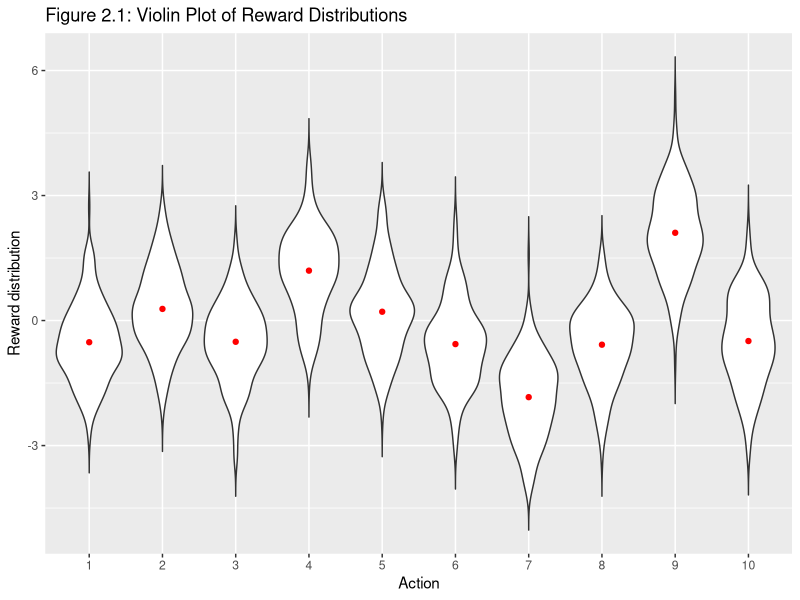
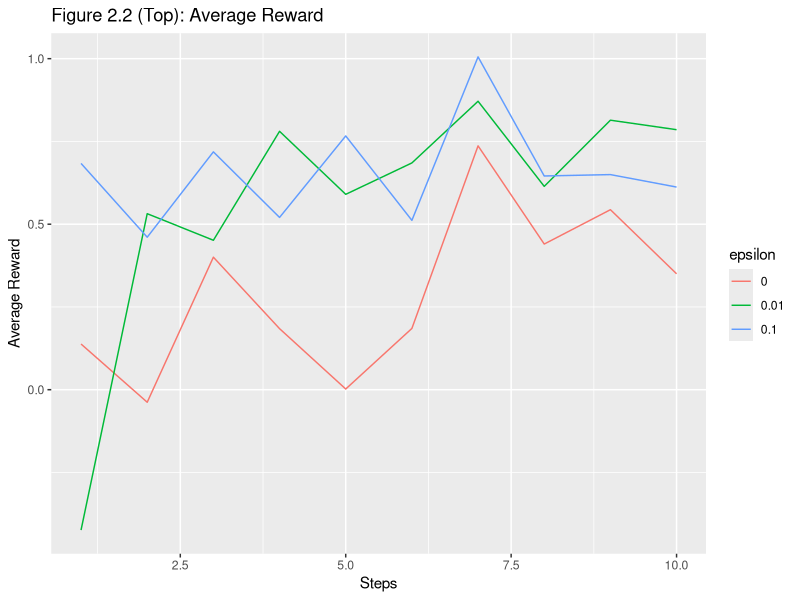
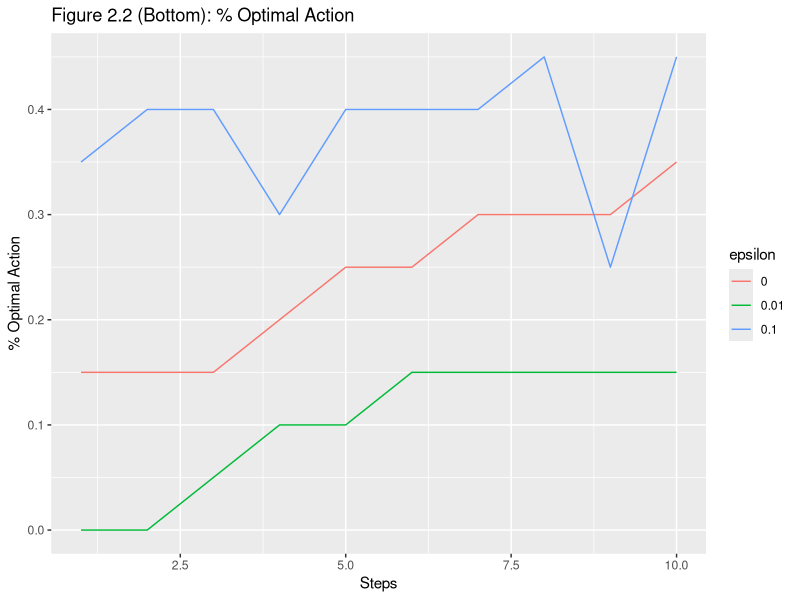

These charts were generated, in order, by the following R code: (Note: this script raises an error after producing the figures.)
library(R6)
library(ggplot2)


# BaseBandit class ----
BaseBandit <- R6Class("BaseBandit",
  public = list(
    k_arm = NULL,
    eps = NULL,
    initial_q = NULL,
    true_q_mean = NULL,
    possible_actions = NULL,
    q_true = NULL,
    q_estimate = NULL,
    action_count = NULL,
    optimal_action_freq = NULL,
    
    initialize = function(k_arm = 10, eps = 0, initial_q = 0, true_q_mean = 0) {
      self$k_arm <- k_arm
      self$eps <- eps
      self$initial_q <- initial_q
      self$true_q_mean <- true_q_mean
      self$possible_actions <- 1:k_arm
      self$reset()
    },
    
    reset = function() {
      self$q_true <- rnorm(self$k_arm, mean = self$true_q_mean, sd = 1)
      self$q_estimate <- rep(self$initial_q, self$k_arm)
      self$action_count <- rep(0, self$k_arm)
      self$optimal_action_freq <- 0
    },
    
    act = function() {
      if (runif(1) < self$eps) {
        sample(self$possible_actions, 1)
      } else {
        which.max(self$q_estimate)
      }
    },
    
    reward = function(action) {
      rnorm(1, mean = self$q_true[action], sd = 1)
    },
    
    update_q = function(action, reward) {
      self$q_estimate[action] <- self$q_estimate[action] +
        1 / self$action_count[action] * (reward - self$q_estimate[action])
    },
    
    step = function() {
      action <- self$act()
      r <- self$reward(action)
      self$action_count[action] <- self$action_count[action] + 1
      self$update_q(action, r)
      if (action == which.max(self$q_true)) {
        self$optimal_action_freq <- self$optimal_action_freq +
          1 / sum(self$action_count) * (1 - self$optimal_action_freq)
      }
      list(action = action, reward = r)
    }
  )
)

# ExponentialAverageBandit class ----
ExponentialAverageBandit <- R6Class("ExponentialAverageBandit",
  inherit = BaseBandit,
  public = list(
    step_size = NULL,
    initialize = function(k_arm = 10, eps = 0, initial_q = 0, true_q_mean = 0, step_size = 0.1) {
      super$initialize(k_arm = k_arm, eps = eps, initial_q = initial_q, true_q_mean = true_q_mean)
      self$step_size <- step_size
    },
    update_q = function(action, reward) {
      self$q_estimate[action] <- self$q_estimate[action] + self$step_size * (reward - self$q_estimate[action])
    }
  )
)

# UCBBandit class ----
UCBBandit <- R6Class("UCBBandit",
  inherit = BaseBandit,
  public = list(
    c = NULL,
    initialize = function(k_arm = 10, eps = 0, initial_q = 0, true_q_mean = 0, c = 2) {
      super$initialize(k_arm = k_arm, eps = eps, initial_q = initial_q, true_q_mean = true_q_mean)
      self$c <- c
    },
    act = function() {
      if (runif(1) < self$eps) {
        sample(self$possible_actions, 1)
      } else {
        t <- sum(self$action_count) + 1
        # adding a small value to avoid division by zero
        q <- self$q_estimate + self$c * sqrt(log(t) / (self$action_count + 1e-6))
        which.max(q)
      }
    }
  )
)

# GradientBandit class ----
GradientBandit <- R6Class("GradientBandit",
  inherit = BaseBandit,
  public = list(
    baseline = NULL,
    step_size = NULL,
    average_reward = NULL,
    softmax = NULL,
    initialize = function(k_arm = 10, eps = 0, initial_q = 0, true_q_mean = 0,
                          baseline = TRUE, step_size = 0.1) {
      super$initialize(k_arm = k_arm, eps = eps, initial_q = initial_q, true_q_mean = true_q_mean)
      self$baseline <- baseline
      self$step_size <- step_size
      self$average_reward <- 0
    },
    act = function() {
      exp_est <- exp(self$q_estimate)
      self$softmax <- exp_est / sum(exp_est)
      sample(self$possible_actions, 1, prob = self$softmax)
    },
    update_q = function(action, reward) {
      self$average_reward <- self$average_reward +
        1 / sum(self$action_count) * (reward - self$average_reward)
      baseline_val <- if (self$baseline) self$average_reward else 0
      mask <- rep(0, self$k_arm)
      mask[action] <- 1
      self$q_estimate <- self$q_estimate + self$step_size * (reward - baseline_val) * (mask - self$softmax)
    }
  )
)

# Run bandits simulation ----
run_bandits <- function(bandits, n_runs, n_steps) {
  n_bandits <- length(bandits)
  rewards_array <- array(0, dim = c(n_bandits, n_runs, n_steps))
  optimal_action_freqs <- array(0, dim = c(n_bandits, n_runs, n_steps))
  
  for (b in seq_len(n_bandits)) {
    for (run in seq_len(n_runs)) {
      bandits[[b]]$reset()
      for (step in seq_len(n_steps)) {
        res <- bandits[[b]]$step()
        rewards_array[b, run, step] <- res$reward
        if (res$action == which.max(bandits[[b]]$q_true)) {
          optimal_action_freqs[b, run, step] <- 1
        }
      }
    }
  }
  
  avg_rewards <- apply(rewards_array, c(1, 3), mean)
  avg_optimal_action_freqs <- apply(optimal_action_freqs, c(1, 3), mean)
  
  list(avg_rewards = avg_rewards, avg_optimal_action_freqs = avg_optimal_action_freqs)
}

# Figure 2.1: Violin plot of reward distributions ----
fig_2_1 <- function() {
  set.seed(123)
  data_mat <- matrix(rnorm(200 * 10), ncol = 10)
  shifts <- rnorm(10)
  for (i in 1:10) {
    data_mat[, i] <- data_mat[, i] + shifts[i]
  }
  df <- data.frame(
    value = as.vector(data_mat),
    action = factor(rep(1:10, each = 200))
  )
  
  p <- ggplot(df, aes(x = action, y = value)) +
    geom_violin(trim = FALSE) +
    stat_summary(fun = mean, geom = "point", color = "red") +
    labs(x = "Action", y = "Reward distribution",
         title = "Figure 2.1: Violin Plot of Reward Distributions")
  
  print(p)
}

# Figure 2.2: Average performance of ε-greedy methods ----
fig_2_2 <- function(runs = 20, steps = 10, epsilons = c(0, 0.01, 0.1)) {
  bandits <- lapply(epsilons, function(eps) BaseBandit$new(eps = eps))
  res <- run_bandits(bandits, runs, steps)
  avg_rewards <- res$avg_rewards  # rows: bandits, columns: steps
  avg_optimal <- res$avg_optimal_action_freqs
  
  df_rewards <- data.frame(
    step = rep(1:steps, times = length(epsilons)),
    avg_reward = as.vector(t(avg_rewards)),
    epsilon = factor(rep(epsilons, each = steps))
  )
  
  p1 <- ggplot(df_rewards, aes(x = step, y = avg_reward, colour = epsilon)) +
    geom_line() +
    labs(title = "Figure 2.2 (Top): Average Reward", x = "Steps", y = "Average Reward")
  
  df_optimal <- data.frame(
    step = rep(1:steps, times = length(epsilons)),
    optimal = as.vector(t(avg_optimal)),
    epsilon = factor(rep(epsilons, each = steps))
  )
  
  p2 <- ggplot(df_optimal, aes(x = step, y = optimal, colour = epsilon)) +
    geom_line() +
    labs(title = "Figure 2.2 (Bottom): % Optimal Action", x = "Steps", y = "% Optimal Action")
  
  print(p1)
  print(p2)
}

# Run the figures (they will be printed, not saved)
fig_2_1()
fig_2_2()


# EXPERIMENT START PARALLEL ----
library(parallel)

# Updated run_bandits with parallel execution over runs ----
run_bandits <- function(bandits, n_runs, n_steps) {
  n_bandits <- length(bandits)
  rewards_array <- array(0, dim = c(n_bandits, n_runs, n_steps))
  optimal_action_freqs <- array(0, dim = c(n_bandits, n_runs, n_steps))
  
  # Determine the number of cores to use
  n_cores <- detectCores() - 1
  
  for (b in seq_len(n_bandits)) {
    # Parallel loop over runs for bandit b
    run_results <- mclapply(seq_len(n_runs), function(run) {
      bandits[[b]]$reset()
      rewards_run <- numeric(n_steps)
      optimal_run <- numeric(n_steps)
      for (step in seq_len(n_steps)) {
        res <- bandits[[b]]$step()
        rewards_run[step] <- res$reward
        if (res$action == which.max(bandits[[b]]$q_true)) {
          optimal_run[step] <- 1
        }
      }
      list(rewards = rewards_run, optimal = optimal_run)
    }, mc.cores = n_cores)
    
    # Collect the results from the parallel loop
    for (run in seq_len(n_runs)) {
      rewards_array[b, run, ] <- run_results[[run]]$rewards
      optimal_action_freqs[b, run, ] <- run_results[[run]]$optimal
    }
  }
  
  avg_rewards <- apply(rewards_array, c(1, 3), mean)
  avg_optimal_action_freqs <- apply(optimal_action_freqs, c(1, 3), mean)
  
  list(avg_rewards = avg_rewards, avg_optimal_action_freqs = avg_optimal_action_freqs)
}

# Figure 2.2: Average performance of ε-greedy methods using ggplot ----
fig_2_2 <- function(runs = 200,
                    steps = 100,
                    epsilons = c(0, 0.01, 0.1)) {
  bandits <- lapply(epsilons, function(eps) BaseBandit$new(eps = eps))
  res <- run_bandits(bandits, runs, steps)
  avg_rewards <- res$avg_rewards  # rows: bandits, columns: steps
  avg_optimal <- res$avg_optimal_action_freqs
  
  df_rewards <- data.frame(
    step = rep(1:steps, times = length(epsilons)),
    avg_reward = as.vector(t(avg_rewards)),
    epsilon = factor(rep(epsilons, each = steps))
  )
  
  p1 <- ggplot(df_rewards, aes(x = step, y = avg_reward, colour = epsilon)) +
    geom_line() +
    labs(title = "Figure 2.2 (Top): Average Reward", x = "Steps", y = "Average Reward")
  
  df_optimal <- data.frame(
    step = rep(1:steps, times = length(epsilons)),
    optimal = as.vector(t(avg_optimal)),
    epsilon = factor(rep(epsilons, each = steps))
  )
  
  p2 <- ggplot(df_optimal, aes(x = step, y = optimal, colour = epsilon)) +
    geom_line() +
    labs(title = "Figure 2.2 (Bottom): % Optimal Action", x = "Steps", y = "% Optimal Action")
  
  print(p1)
  print(p2)
}

# Run the figure
fig_2_2()

# EXPERIMENT END PARALLEL ----

# Figure 2.3: The effect of optimistic initial action-value estimates ----
# on the 10-armed testbed using exponential average bandits.
# Both methods use a constant step-size parameter, step_size = 0.1.
fig_2_3 <- function(runs = 20, steps = 10, epsilons = c(0, 0.1), initial_qs = c(5, 0)) {
  bandits <- list()
  for (i in seq_along(epsilons)) {
    bandits[[i]] <- ExponentialAverageBandit$new(eps = epsilons[i],
                                                 initial_q = initial_qs[i],
                                                 step_size = 0.1)
  }
  res <- run_bandits(bandits, runs, steps)
  avg_optimal <- res$avg_optimal_action_freqs  # matrix: rows=bandits, columns=steps
  
  # Create a dataframe for plotting
  df <- data.frame(
    step = rep(1:steps, times = length(epsilons)),
    optimal = as.vector(t(avg_optimal)),
    label = factor(rep(paste0("Q1 = ", initial_qs, ", eps = ", epsilons),
                       each = steps))
  )
  
  p <- ggplot(df, aes(x = step, y = optimal, colour = label)) +
    geom_line() +
    labs(title = "Figure 2.3: Optimistic Initial Action-Value Estimates",
         x = "Steps", y = "% Optimal Action")
  
  print(p)
}

fig_2_3()

# Figure 2.4: Average performance of UCB action selection vs. ε-greedy. ----
fig_2_4 <- function(runs = 20, steps = 10) {
  bandits <- list(
    UCBBandit$new(eps = 0, c = 2),
    BaseBandit$new(eps = 0.1)
  )
  res <- run_bandits(bandits, runs, steps)
  avg_optimal <- res$avg_optimal_action_freqs
  
  # Create labels for the two methods
  labels <- c(paste("UCB c =", bandits[[1]]$c),
              paste("ε-greedy ε =", bandits[[2]]$eps))
  
  df <- data.frame(
    step = rep(1:steps, times = 2),
    optimal = as.vector(t(avg_optimal)),
    label = factor(rep(labels, each = steps))
  )
  
  p <- ggplot(df, aes(x = step, y = optimal, colour = label)) +
    geom_line() +
    labs(title = "Figure 2.4: UCB vs. ε-greedy Performance",
         x = "Steps", y = "% Optimal Action")
  
  print(p)
}

fig_2_4()

# Figure 2.5: Average performance of the gradient bandit algorithm with and without a reward baseline. -----
fig_2_5 <- function(runs = 200, steps = 100) {
  bandits <- list(
    GradientBandit$new(step_size = 0.1, true_q_mean = 4, baseline = TRUE),
    GradientBandit$new(step_size = 0.4, true_q_mean = 4, baseline = TRUE),
    GradientBandit$new(step_size = 0.1, true_q_mean = 4, baseline = FALSE),
    GradientBandit$new(step_size = 0.4, true_q_mean = 4, baseline = FALSE)
  )
  res <- run_bandits(bandits, runs, steps)
  avg_optimal <- res$avg_optimal_action_freqs
  
  # Create labels based on bandit parameters
  labels <- sapply(bandits, function(b) {
    paste("step_size =", b$step_size, ", baseline =", b$baseline)
  })
  
  df <- data.frame(
    step = rep(1:steps, times = length(bandits)),
    optimal = as.vector(t(avg_optimal)),
    label = factor(rep(labels, each = steps))
  )
  
  p <- ggplot(df, aes(x = step, y = optimal, colour = label)) +
    geom_line() +
    labs(title = "Figure 2.5: Gradient Bandit Performance",
         x = "Steps", y = "% Optimal Action")
  
  print(p)
  
  fig_num <- "2_5"
  filename <- file.path(paste0("figures/fig_", fig_num, ".png"))
  ggsave(filename = filename)
}

fig_2_5()


